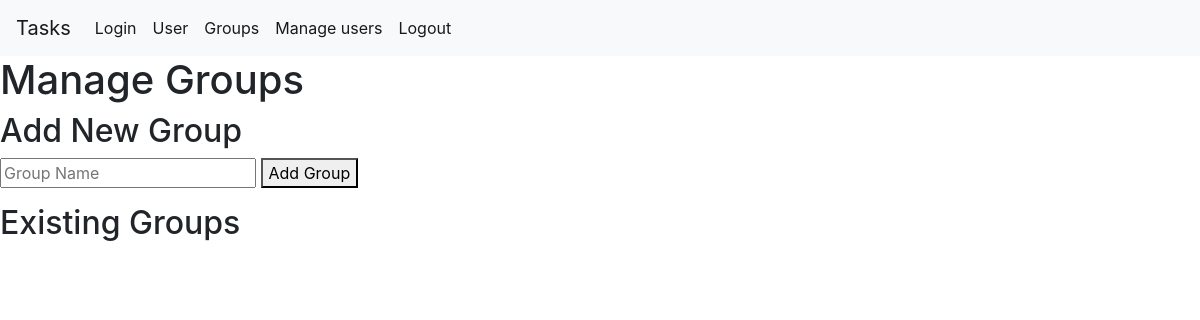
Before: /groups with the older database file.
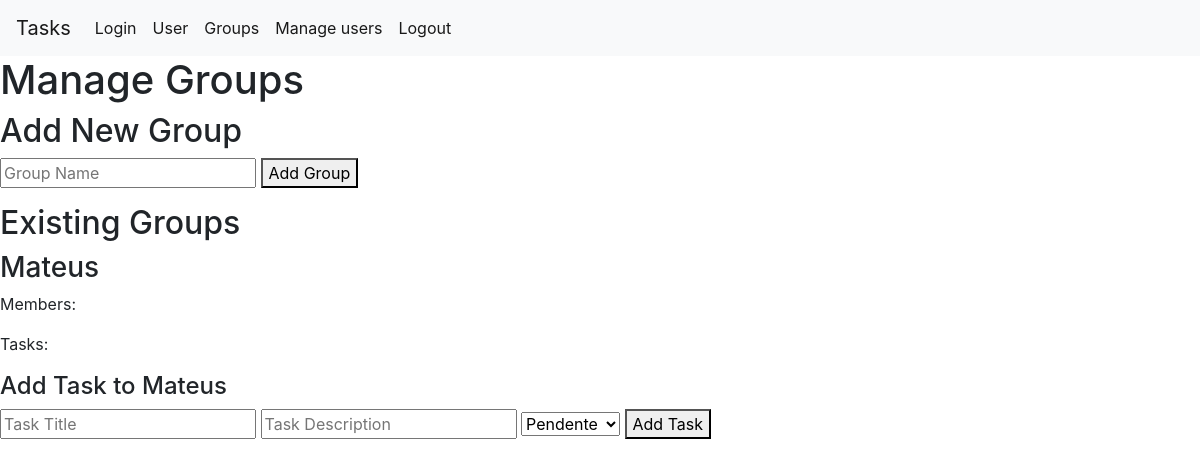
After: the same page with the newer database file.
### app.py (models this page shows, shortened)
class groups(db.Model):
    _id = db.Column("id", db.Integer, primary_key=True)
    name = db.Column(db.String(100))
    users = db.relationship('users', secondary='group_members')
    tasks = db.relationship('Tasks', backref='group', lazy=True)

### app.py (the view)
@app.route("/groups")
def view_groups():
    all_groups = groups.query.all()
    return render_template("groups.html", groups=all_groups)

### templates/groups.html (shortened to what this page needs)
{% extends "base.html" %}
{% block content %}
    <h1>Manage Groups</h1>
    <h2>Add New Group</h2>
    <form action="{{ url_for('add_group') }}" method="POST">
        <input type="text" name="group_name" placeholder="Group Name" required>
        <button type="submit">Add Group</button>
    </form>
    <h2>Existing Groups</h2>
    {% for group in groups %}
        <h3>{{ group.name }}</h3>
        <p>Members:
        </p>
        <p>Tasks:</p>
        <h4>Add Task to {{ group.name }}</h4>
        <form action="{{ url_for('add_task') }}" method="POST">
            <input type="text" name="task_title" placeholder="Task Title" required>
            <input type="text" name="task_description" placeholder="Task Description" required>
            <select name="task_status">
                <option value="Pendente">Pendente</option>
            </select>
            <button type="submit">Add Task</button>
        </form>
    {% endfor %}
{% endblock %}

### templates/base.html (shortened to what this page needs)
<html>
<head>
    <link rel="stylesheet" href="https://cdn.jsdelivr.net/npm/bootstrap@4.3.1/dist/css/bootstrap.min.css"
>
    <link rel="stylesheet" href="">
</head>
<body>
    <nav class="navbar navbar-expand-lg navbar-light bg-light">
        <a class="navbar-brand" href="/">Tasks</a>
        <div class="collapse navbar-collapse" id="navbarSupportedContent">
            <ul class="navbar-nav mr-auto">
                <li class="nav-item active">
                    <a class="nav-link" href="login">Login <span class="sr-only">(current)</span></a>
                </li>
                <li class="nav-item active">
                    <a class="nav-link" href="user">User <span class="sr-only">(current)</span></a>
                </li>
                <li class="nav-item active">
                    <a class="nav-link" href="groups">Groups <span class="sr-only">(current)</span></a>
                </li>
                <li class="nav-item active">
                    <a class="nav-link" href="view">Manage users <span class="sr-only">(current)</span></a>
                </li>
                <li class="nav-item active">
                    <a class="nav-link" href="logout">Logout <span class="sr-only">(current)</span></a>
                </li>
        </div>
    </nav>
    {% block content %}
    {% endblock %}
</body>
</html>

Changed rows visible on the page:
added groups: name "Mateus"
